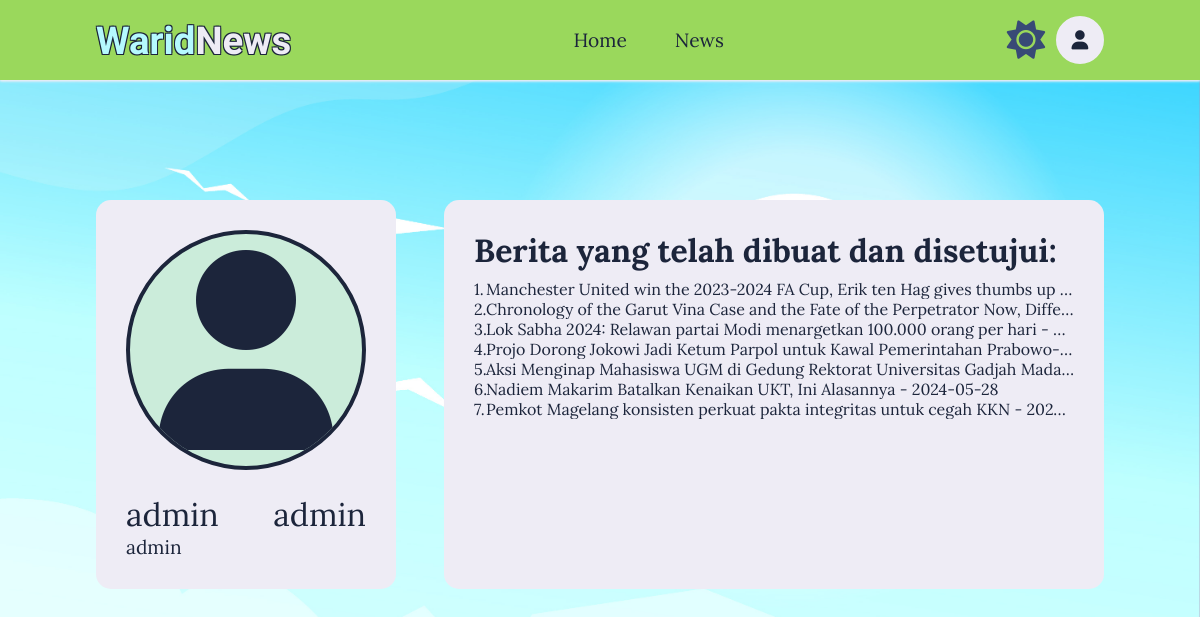
The page /?page=user_view&role=notSign&username=admin on the database its author committed.
### tables this page shows
CREATE TABLE `user` (
  `id` int(10) NOT NULL,
  `username` varchar(30) NOT NULL,
  `password` varchar(30) NOT NULL,
  `nama` varchar(30) NOT NULL,
  `role` varchar(20) NOT NULL,
  `foto` varchar(50) NOT NULL,
  `verified` varchar(30) NOT NULL
);

CREATE TABLE `isi_berita` (
  `id` int(10) NOT NULL,
  `pembuat` varchar(30) NOT NULL,
  `judul` varchar(255) NOT NULL,
  `deskripsi` varchar(2500) NOT NULL,
  `tanggal_input` date NOT NULL,
  `berita_foto` varchar(50) NOT NULL,
  `approval` varchar(15) NOT NULL
);

### index.php (called while the page is built)
<?php
    include "./assets/scripts/scripts.php";
?>

### assets/components/user/userTrackRecord.php (the view)
<?php
$userData = mysqli_query($koneksi, "SELECT * FROM user WHERE username='$username'");
$userIsi = mysqli_fetch_assoc($userData);
$newsData = mysqli_query($koneksi, "
    SELECT *
    FROM isi_berita
    WHERE pembuat = '{$userIsi['username']}' AND approval = 'APPROVE'
    ORDER BY id DESC
");
$no = 1;
?>
<h3>Berita yang telah dibuat dan disetujui:</h3>
<div>
    <?php while ($news = mysqli_fetch_assoc($newsData)) { ?>
    <label>
        <span><?php echo $no++ . '.'; ?></span>
                <a href="?page=berita_view&id=<?php echo $news['id']; ?>">
                    <?php echo htmlspecialchars($news['judul']); ?> - <?php echo htmlspecialchars($news['tanggal_input']); ?>
                </a>
    </label>
    <?php } ?>
</div>

### assets/components/user/userNamaRole.php
<h1>
    <span><?php echo $data['nama'] ?></span>
    <span><?php echo $data['role'] ?></span>
</h1>

### assets/components/user/userUsername.php
<h3><?php echo $data['username'] ?></h3>

### assets/css/style.css (style rules this page uses)
* { box-sizing: border-box; text-decoration: none; font-family: var(--Lora); scroll-behavior: smooth; color: var(--color-1); }
:root { --Lora: 'Lora', serif; --Candal: 'Candal', serif; --text-3D: 1px 1px 2px var(--box-color), 2px 2px 2px var(--box-color), 3px 3px 2px var(--box-color); --box-color: rgba(0, 0, 0, 0.4); --color-1-brand: rgba(181, 249, 254, 1); --color-3-brand: rgb(238, 236, 245); --textStroke-brand: -1px -1px 0 rgba(28, 37, 59, 1), 1px -1px 0 rgba(28, 37, 59, 1), -1px 1px 0 rgba(28, 37, 59, 1), 1px 1px 0 rgba(28, 37, 59, 1); --fontSizeI: clamp(125px, 25vh, 500px); --fontSize1: clamp(24px, 4.8vh, 96px); --fontSizeSpan: clamp(20px, 4vh, 80px); --fontSize2: clamp(12px, 2.4vh, 48px); --fontSize3: clamp(10px, 2vh, 40px); --fontSize4: clamp(8px, 1.6vh, 32px); --fontSize5: clamp(6px, 1.2vh, 24px); --box-shadow: var(--color-3) 0px 1px 3px, var(--color-3) 0px 1px 2px; --bg: url("../images/bg-light.jpg"); --color-1: rgba(28, 37, 59, 1); --color-2: rgba(203, 236, 218, 1); --color-3: rgb(238, 236, 245); --color-4: rgba(154, 216, 92, 1); --color-5: rgba(251, 248, 211, .5); --textStroke: -1px -1px 0 var(--color-3), 1px -1px 0 var(--color-3), -1px 1px 0 var(--color-3), 1px 1px 0 var(--color-3); --brightness: brightness(90%); }
body { background: var(--bg); background-size: cover; background-repeat: no-repeat; margin: 0; padding: 0; }
.user-profile-card * { padding: 0; margin: 0; }
.user-profile-nama-role h1 { display: flex; flex-direction: row; justify-content: space-between; }
.user-profile-foto-container h1 span { font-size: var(--fontSizeSpan); font-weight: normal; max-width: 50%; overflow: hidden; white-space: nowrap; text-overflow: ellipsis; }
.user-profile-username h3 { font-size: var(--fontSize2); font-weight: normal; max-width: 100%; overflow: hidden; white-space: nowrap; text-overflow: ellipsis; }
.track-record h3 { font-size: var(--fontSizeSpan); }
.track-record div { display: flex; flex-direction: column; }
.track-record label { display: grid; grid-template-columns: 1vw 49vw; align-items: center; font-size: var(--fontSize3); }
.track-record a { max-width: 100%; overflow: hidden; white-space: nowrap; text-overflow: ellipsis; text-align: justify; }

### rows shown on the page
user: nama "admin", role "admin", username "admin"
isi_berita: judul "Manchester United win the 2023-2024 FA Cup, Erik ten Hag gives thumbs up…"
isi_berita: judul "Chronology of the Garut Vina Case and the Fate of the Perpetrator Now, Diffe…"
isi_berita: judul "Lok Sabha 2024: Relawan partai Modi menargetkan 100.000 orang per hari"
isi_berita: judul "Projo Dorong Jokowi Jadi Ketum Parpol untuk Kawal Pemerintahan Prabowo-…"
isi_berita: judul "Aksi Menginap Mahasiswa UGM di Gedung Rektorat Universitas Gadjah Mada…"
isi_berita: judul "Nadiem Makarim Batalkan Kenaikan UKT, Ini Alasannya", tanggal_input "2024-05-28"
isi_berita: judul "Pemkot Magelang konsisten perkuat pakta integritas untuk cegah KKN", tanggal_input "202…"
